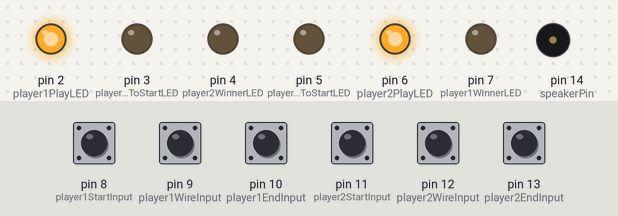
Bench run of a sketch on a simulated Arduino Uno, built with avr-gcc and run on an emulated ATmega328P. On the bench: output pins drawn as LEDs (lit = HIGH), buzzer (waves = sounding). The inputs (shaded band) are chosen by the test bench; at power-on: pin 8 (player1StartInput), pin 9 (player1WireInput), pin 10 (player1EndInput), pin 11 (player2StartInput), pin 12 (player2WireInput), pin 13 (player2EndInput) HIGH. Random numbers use the default seed unless the sketch sets one.

Above: at 0.8 s.
0.9 s: pin 8 (player1StartInput) pulled LOW for 0.15 s
At 2.1 s:
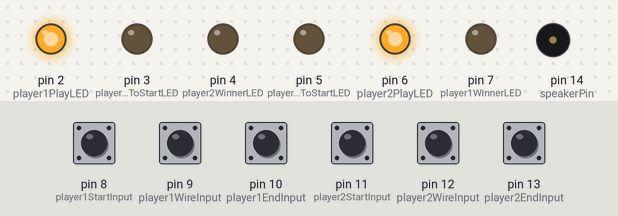
2.5 s: pin 11 (player2StartInput) pulled LOW for 0.15 s
At 3.4 s:
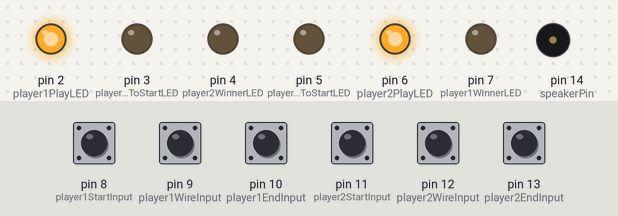
4.1 s: pin 11 (player2StartInput) pulled LOW for 3.2 s
At 5.1 s:
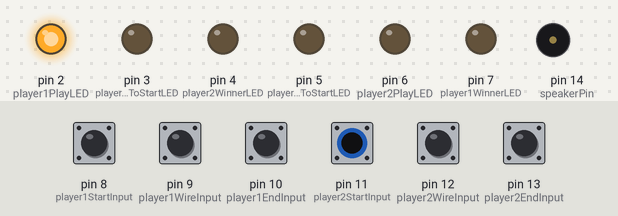
8.8 s: pin 8 (player1StartInput) pulled LOW for 3.2 s
At 9.8 s:
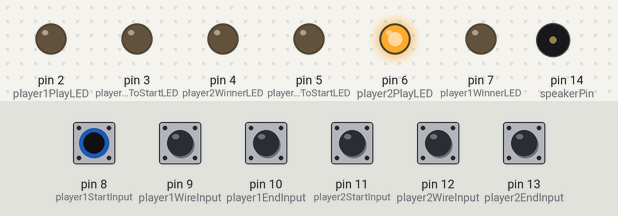
13.5 s: pin 8 (player1StartInput) driven LOW and pin 11 (player2StartInput) driven LOW
At 14.3 s:
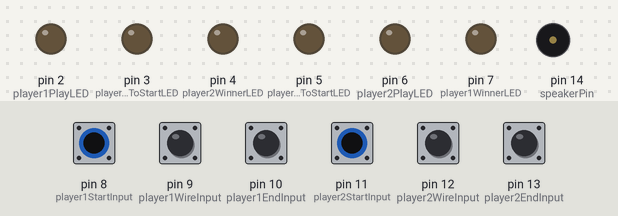
Timing chart, 0 to 17.1 s (numbered marks = the images above; inputs shaded):
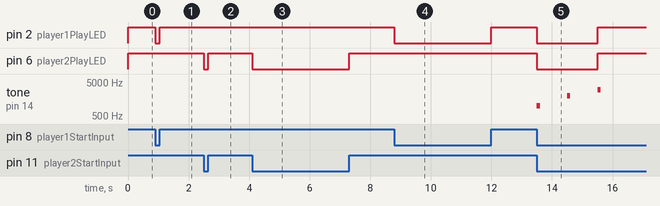

The sketch:

FinalProject.ino
```cpp
/************************************************************************************
** Name       : Abbie Dyck                                                         **
** Date       : 04/01/19                                                           **
** Progam Name: FinalProject.ino                                                   **
** Desc       :                                                                    **
*************************************************************************************/
/*PLAYER 1 PINS AND VARS*/
const int player1GoToStartLED   = 3;            //sets pin 3 as player 1 go to start led
const int player1PlayLED        = 2;            //sets pin 2 as player 1 play led
const int player1WinnerLED      = 7;            //sets pin 7 as player 1 winner led

const int player1StartInput     = 8;            //sets pin 8 as player 1 start input
const int player1WireInput      = 9;            //sets pin 9 as player 1 wire input
const int player1EndInput       = 10;           //sets pin 10 as player 1 end input

int player1StartPos             = 0;            //sets player 1 start pos to 0
int player1HitWire              = 0;            //sets player 1 hit wire to 0
int player1EndPos               = 0;            //sets player 1 end pos to 0

/*PLAYER 2 PINS AND VARS*/
const int player2GoToStartLED   = 5;            //sets pin 5 as player 2 go to start led
const int player2PlayLED        = 6;            //sets pin 6 as player 2 play led
const int player2WinnerLED      = 4;            //sets pin 4 as player 2 winner led

const int player2StartInput     = 11;           //sets pin 11 as player 2 start input
const int player2WireInput      = 12;           //sets pin 12 as player 2 wire input
const int player2EndInput       = 13;           //sets pin 13 as player 2 end input

int player2StartPos             = 0;            //sets player 2 start pos to 0
int player2HitWire              = 0;            //sets player 2 hit wire to 0
int player2EndPos               = 0;            //sets player 2 end pos to 0

/*SPEAKER PIN*/
const int speakerPin            = 14;           //sets pin 14 as speaker

void setup() {
  pinMode(player1GoToStartLED, OUTPUT);         //sets player 1 go tostart LED as a output
  pinMode(player1PlayLED, OUTPUT);              //sets player 1 play LED as a output
  pinMode(player1WinnerLED, OUTPUT);            //sets player 1 winner LED as a output
  pinMode(player2GoToStartLED, OUTPUT);         //sets player 2 go to start LED as a output
  pinMode(player2PlayLED, OUTPUT);              //sets player 2 play LED as a output
  pinMode(player2WinnerLED, OUTPUT);            //sets player 2 winner LED as a output

  pinMode(player1WireInput,  INPUT_PULLUP);     //sets up player1WireInput as a input pullup
  pinMode(player1StartInput, INPUT_PULLUP);     //sets player1StartWire as a input pullup
  pinMode(player1EndInput,   INPUT_PULLUP);     //sets player1EndInput as a input pullup
  pinMode(player2WireInput,  INPUT_PULLUP);     //sets up player2WireInput as a input pullup
  pinMode(player2StartInput, INPUT_PULLUP);     //sets player2StartInput as a input pullup
  pinMode(player2EndInput,   INPUT_PULLUP);     //sets player2EndInput as a input pullup

  randomSeed(analogRead(0));                    //sets up the random seed function
  startGameSeq();                               //starts the startGameSeq function
}//end setup()

void loop() {
  //Player 1 if statements//
  if (digitalRead(player1StartInput) == LOW) {
    digitalWrite(player1PlayLED, HIGH);         //if player1StartInput is low, turn player1PlayLED to high
    digitalWrite(player1GoToStartLED, LOW);     //set player1GoToStartLed to low
    digitalWrite(player1WinnerLED, LOW);        //sets player1WinnerLED to low
    player1StartPos = 1;                        //sets player1StartPos = 1
    player1HitWire  = 0;                        //sets player1HitWire = 0
    player1EndPos   = 0;                        //sets player1EndPos = 0
  }//end if()
  if (digitalRead(player1WireInput) == LOW && player1HitWire == 0) {
    digitalWrite(player1PlayLED, LOW);          //if player1WireInput is low, turn player1PlayLED to low
    digitalWrite(player1GoToStartLED, HIGH);    //set player1GoToStartLed to high
    digitalWrite(player1WinnerLED, LOW);        //sets player1WinnerLED to low
    player1StartPos = 0;                        //sets player1StartPos = 0
    player1HitWire  = 1;                        //sets player1HitWire = 1
    player1EndPos   = 0;                        //sets player1EndPos = 0
  }//end if()
  if (digitalRead(player1EndInput) == LOW && player1StartPos == 1) {
    digitalWrite(player1PlayLED, LOW);          //if player1EndInput is low and player1StartPos is 1 (to prevent cheating), turn player1PlayLED to low
    digitalWrite(player1GoToStartLED, LOW);     //set player1GoToStartLed to low
    digitalWrite(player1WinnerLED, HIGH);       //sets player1WinnerLED to high
    player1StartPos = 0;                        //sets player1StartPos = 0
    player1HitWire  = 0;                        //sets player1HitWire = 0
    player1EndPos   = 1;                        //sets player1EndPos = 1
    winner(7, 4);                               //starts the player won or lost sequence
  }//end if()
  //Player 2 if statements//
  if (digitalRead(player2StartInput) == LOW) {
    digitalWrite(player2PlayLED, HIGH);         //if player2StartInput is low, turn player2PlayLED to high
    digitalWrite(player2GoToStartLED, LOW);     //set player2GoToStartLed to low
    digitalWrite(player2WinnerLED, LOW);        //sets player2WinnerLED to low
    player2StartPos = 1;                        //sets player2StartPos = 1
    player2HitWire  = 0;                        //sets player2HitWire = 0
    player2EndPos   = 0;                        //sets player2EndPos = 0
  }//end if()
  if (digitalRead(player2WireInput) == LOW && player2HitWire == 0) {
    digitalWrite(player2PlayLED, LOW);          //if player2WireInput is low, turn player2PlayLED to low
    digitalWrite(player2GoToStartLED, HIGH);    //set player2GoToStartLed to high
    digitalWrite(player2WinnerLED, LOW);        //sets player2WinnerLED to low
    player2StartPos = 0;                        //sets player2StartPos = 0
    player2HitWire  = 1;                        //sets player2HitWire = 1
    player2EndPos   = 0;                        //sets player2EndPos = 0
  }//end if()
  if (digitalRead(player2EndInput) == LOW && player2StartPos == 1) {
    digitalWrite(player2PlayLED, LOW);          //if player2EndInput is low and player2StartPos is 1 (to prevent cheating), turn player2PlayLED to low
    digitalWrite(player2GoToStartLED, LOW);     //set player2GoToStartLed to low
    digitalWrite(player2WinnerLED, HIGH);       //sets player2WinnerLED to high
    player2StartPos = 0;                        //sets player2StartPos = 0
    player2HitWire  = 0;                        //sets player2HitWire = 0
    player2EndPos   = 1;                        //sets player2EndPos = 1
    winner(4, 7);                               //starts the player won or lost sequence
  }//end if()
}//end loop()

/*********************************************************
** FUNCTIONS BELOW                                      **
**********************************************************/

/*********************************************************
**  Name    : startGameSeq();                           **
**  Inputs  : None                                      **
**  Returns : void (nothing)                            **
**  Desc    : Playes the starting sequence, by making   **
**            sure that both the players are at the     **
**            starting pos, and that noone is cheating. **
**********************************************************/
void startGameSeq() {
  do {
    if (digitalRead(player1StartInput) == LOW) {
      digitalWrite(player1PlayLED, LOW);          //if player1StartInput is low, turn off the player1PlayLED
    } else {
      digitalWrite(player1PlayLED, HIGH);         //else, keep player1PlayLED on
    }//end if()
    if (digitalRead(player2StartInput) == LOW) {
      digitalWrite(player2PlayLED, LOW);          //if player2StartInput is low, turn off the player2PlayLED
    } else {
      digitalWrite(player2PlayLED, HIGH);         //else, keep player2PlayLED on
    }//end if()
  }  while (digitalRead(player1StartInput) == HIGH || digitalRead(player2StartInput) == HIGH); //end do while()
  int delayNum = random(1, 6);                    //creates a random number between 1 and 5 and saves i to delayNum
  delay(delayNum);                                //delay for the random number amount
  Serial.println(delayNum);
  if (digitalRead(player1StartInput) == LOW && digitalRead(player2StartInput) == LOW) {
    tone(speakerPin, 1000, 100);                  //plays a tone
    delay(1000);                                  //delays for 1 second
    tone(speakerPin, 2000, 100);                  //plays a tone
    delay(1000);                                  //delays for 1 second
    tone(speakerPin, 3000, 100);                  //plays a tone
  }//end if()
}//end startGameSeq()

/*********************************************************
**  Name    : winner();                                 **
**  Inputs  : playerWhoWon and playerWhoLost            **
**  Returns : void (nothing)                            **
**  Desc    : Plays the winner sequence, by lighting up **
**            the players pin for who won, and blinks   **
**            the loosing players pin. It then plays a  **
**            noise, the rapidly blinks the pins to     **
**            attract players.                          **
**********************************************************/
void winner(int playerWhoWon, int playerWhoLost) {
  digitalWrite(playerWhoWon, HIGH);               //makes the player who wons LED HIGH
  tone(speakerPin, 5000, 100);                    //playes a winner tone
  for (int x = 0; x < 4 ; x++) {
    digitalWrite(playerWhoLost, HIGH);            //turns loosers LED on
    delay(1000);                                  //delays for 1 second
    digitalWrite(playerWhoLost, LOW);             //turns loosers LED off
    delay(1000);                                  //delays for 1 second
  }//end for()
  for (int x = 0; x > -1; x++) {
    int randomNum = random(1, 64);                //gets stuck in a endless loop blinking the lights on the game to attract players
    DDRB = randomNum;                             //blinks light in a random pattren (from random number above)
  }//end for()
}//end winner()
```

Measured:
- after the input at 0.9 s, pin 2 (player1PlayLED): HIGH → LOW at once, → HIGH 0.15 s later
- after the input at 2.5 s, pin 6 (player2PlayLED): HIGH → LOW at once, → HIGH 0.15 s later
- after the input at 4.1 s, pin 6 (player2PlayLED): HIGH → LOW at once, → HIGH 3.2 s later
- after the input at 8.8 s, pin 2 (player1PlayLED): HIGH → LOW at once, → HIGH 3.2 s later
- after the input at 13.5 s, pin 2 (player1PlayLED), pin 6 (player2PlayLED): HIGH → LOW at once, → HIGH 2.0 s later; tone on pin 14 (speakerPin): plays 1000 Hz for 0.10 s, 2000 Hz for 0.10 s, 3000 Hz for 0.10 s, starting at once
